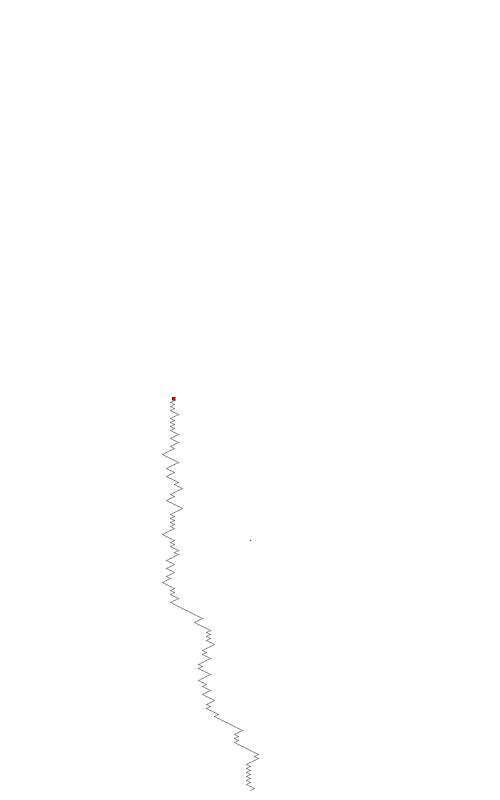
Frame 1 (no input)
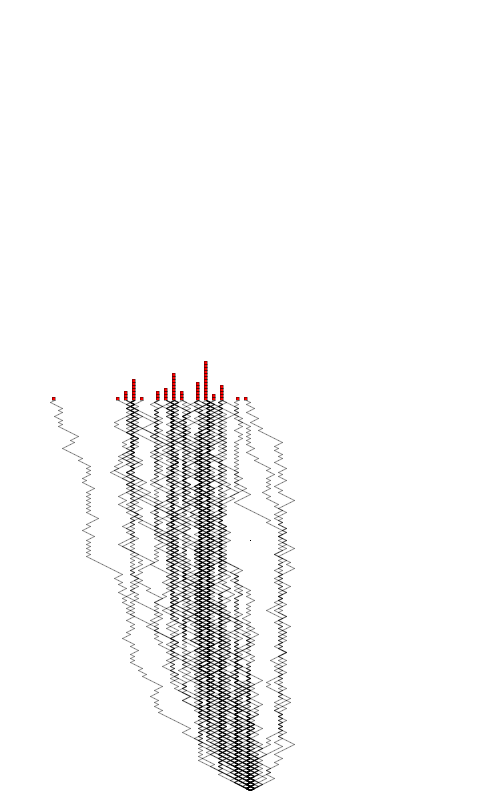
Frame 60 (the mouse pressed at the canvas centre just before this capture)
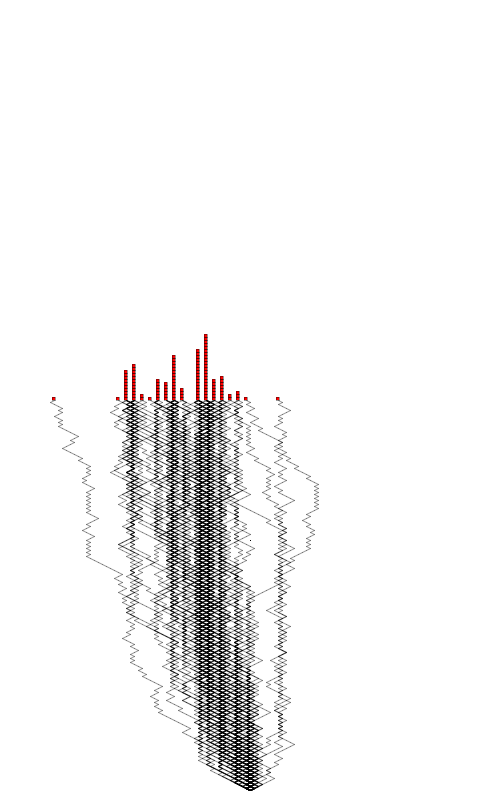
Frame 120 (the mouse held since frame 60 and released just before this capture)

The Processing sketch that drew these frames (run headless with seeded random() and noise(); from frame 60 on, the mouse is pressed at the canvas centre):

// Processing sketch: processing_47983
// ── processing_47983.pde

int[] n = new int[500];
float[] w = new float[500];
int x0 = 250;
int y0 = 790;
int a = 0;
int y = 0;
int x = 0;
 
void setup() {
  size(500,800);
  smooth();
  background(255,255,255);
  for (int i = 0; i < n.length; i++) {
    n[i] = 0;
    if(random(0,2)<=1){
    w[i]=0.5;
    }
    else{
    w[i]=1.5;
    }
  }
}
 
void draw() {
  a = a+1;
  point(250,540);
  if (a < 100000) {
    y = y0;
    x = x0;
    while (y>400) {
      float blabla = random(0,2);
      stroke(0, 0, 0, 100);
      if (blabla <= w[x]) {
        line(x,y,x+4,y-2);
        y=y-2;
        x=x+4;
      }
      else if (blabla <= 2) {
        line(x,y,x-4,y-2);
        y=y-2;
        x=x-4;
      }
    }
//    background(255,255,255);
    fill(255,0,0);
    rect(x+1, y-3*n[x], -3, -3);
    n[x] = n[x] + 1;
  }
}
                
